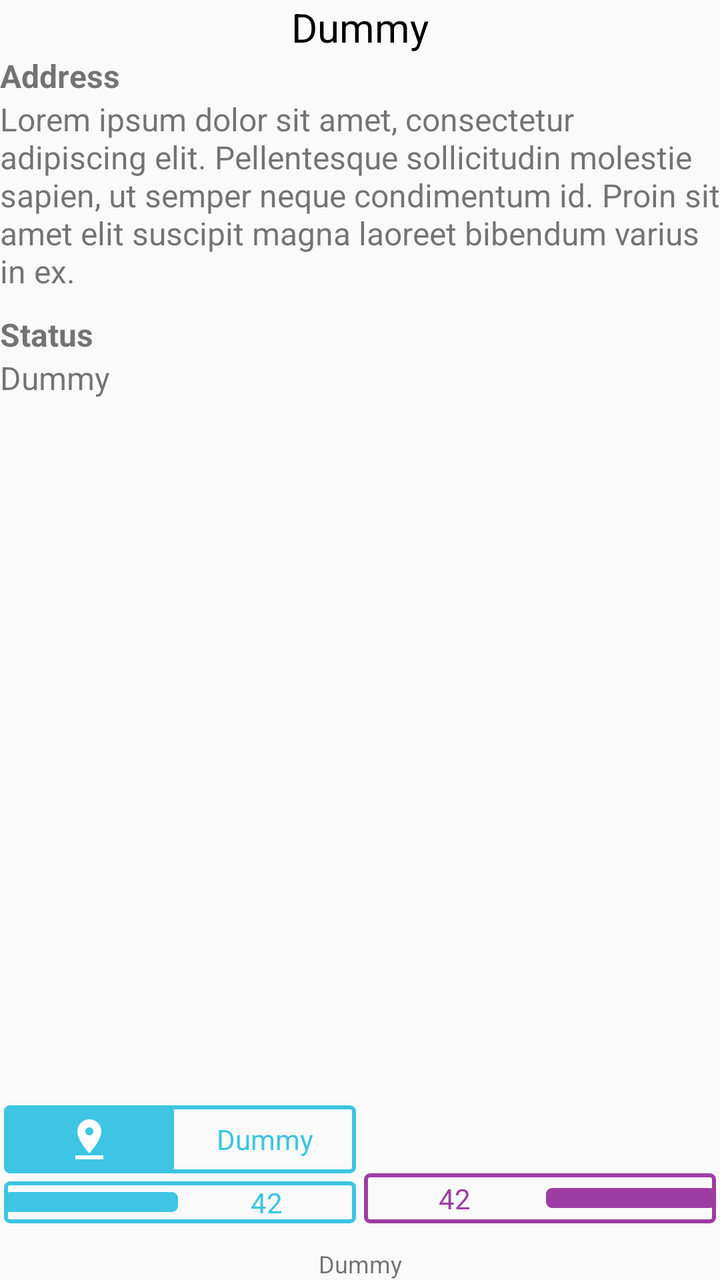
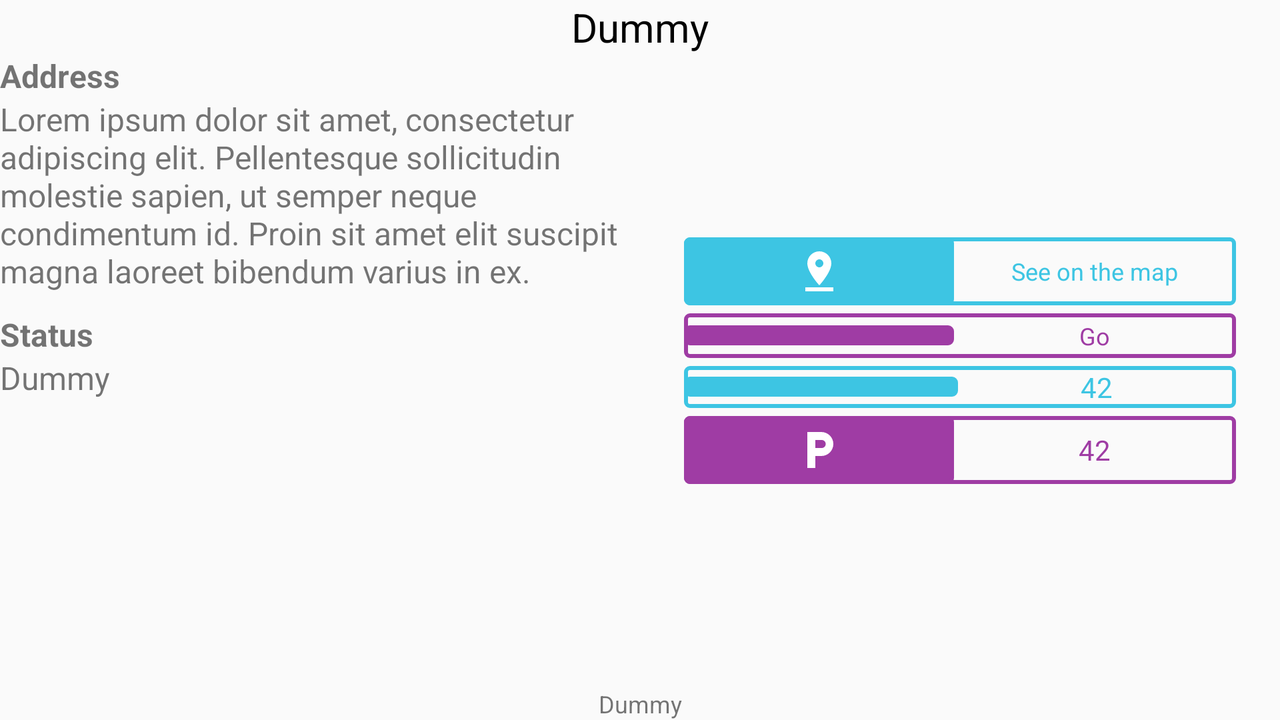

One screen, two layout resources from the same app: the default and the repository's alternative for another configuration. Each is rendered where Android would select it; the XML of both is given below.
<!-- AndroidManifest.xml: application theme AppTheme.NoActionBar -->
<!-- res/layout/fragment_station_details.xml -->
<RelativeLayout xmlns:android="http://schemas.android.com/apk/res/android"
    android:id="@+id/content_layout"
    android:layout_width="match_parent"
    android:layout_height="match_parent"
    android:orientation="vertical">

    <TextView
        android:id="@+id/name"
        android:layout_width="match_parent"
        android:layout_height="wrap_content"
        android:gravity="center"
        android:layout_alignParentTop="true"
        android:layout_alignParentStart="true"
        android:layout_alignParentLeft="true"
        android:textColor="#000000"
        android:text="@string/dummy_short"
        android:textSize="20sp"/>

    <TextView
        android:id="@+id/address_label"
        android:layout_width="match_parent"
        android:layout_height="wrap_content"
        android:layout_below="@id/name"
        android:layout_alignParentStart="true"
        android:layout_alignParentLeft="true"
        android:text="@string/address_label"
        android:textStyle="bold"
        android:textSize="16sp" />

    <TextView
        android:id="@+id/address"
        android:layout_width="match_parent"
        android:layout_height="wrap_content"
        android:layout_below="@id/address_label"
        android:layout_alignParentStart="true"
        android:layout_alignParentLeft="true"
        android:text="@string/dummy_long"
        android:textSize="16sp" />

    <TextView
        android:id="@+id/status_label"
        android:layout_marginTop="10dp"
        android:layout_width="match_parent"
        android:layout_height="wrap_content"
        android:layout_below="@id/address"
        android:layout_alignParentStart="true"
        android:layout_alignParentLeft="true"
        android:text="@string/status_label"
        android:textStyle="bold"
        android:textSize="16sp" />

    <TextView
        android:id="@+id/status"
        android:layout_width="match_parent"
        android:layout_height="wrap_content"
        android:layout_below="@id/status_label"
        android:layout_alignParentStart="true"
        android:layout_alignParentLeft="true"
        android:text="@string/dummy_short"
        android:textSize="16sp" />

    <TextView
        android:id="@+id/last_update"
        android:layout_marginTop="10dp"
        android:layout_width="match_parent"
        android:layout_height="wrap_content"
        android:layout_alignParentBottom="true"
        android:layout_alignParentStart="true"
        android:layout_alignParentLeft="true"
        android:text="@string/dummy_short"
        android:gravity="center"
        android:lines="1"
        android:textSize="12sp" />

    <View
        android:id="@+id/anchor"
        android:layout_centerInParent="true"
        android:layout_width="0dp"
        android:layout_height="0dp" />

    <LinearLayout
        android:id="@+id/layout_stands_available"
        android:layout_width="match_parent"
        android:layout_height="wrap_content"
        android:layout_above="@id/last_update"
        android:layout_alignParentEnd="true"
        android:layout_alignParentRight="true"
        android:layout_toRightOf="@id/anchor"
        android:layout_toEndOf="@id/anchor"
        android:orientation="horizontal"
        android:background="@drawable/background_rounded_purple"
        android:layout_margin="2dp"
        android:gravity="center_vertical" >

        <TextView
            android:id="@+id/available_stands"
            android:layout_margin="3dp"
            android:layout_width="0dp"
            android:layout_weight="1"
            android:gravity="center"
            android:layout_height="wrap_content"
            android:textColor="@color/purple_parking"
            android:text="@string/dummy_number" />

        <ImageView
            android:paddingTop="5dp"
            android:paddingBottom="5dp"
            android:layout_width="0dp"
            android:layout_weight="1"
            android:layout_height="wrap_content"
            android:background="@drawable/background_rounded_purple_full"
            android:src="@drawable/ic_local_parking"
            android:contentDescription="@string/bike_stands_availables_content_desc" />

    </LinearLayout>

    <LinearLayout
        android:id="@+id/layout_bike_available"
        android:layout_above="@id/last_update"
        android:layout_alignParentLeft="true"
        android:layout_alignParentStart="true"
        android:layout_toLeftOf="@id/anchor"
        android:layout_toStartOf="@id/anchor"
        android:layout_margin="2dp"
        android:layout_width="match_parent"
        android:layout_height="wrap_content"
        android:orientation="horizontal"
        android:background="@drawable/background_rounded_blue"
        android:gravity="center_vertical" >

        <ImageView
            android:layout_width="0dp"
            android:layout_weight="1"
            android:layout_height="wrap_content"
            android:paddingTop="5dp"
            android:paddingBottom="5dp"
            android:background="@drawable/background_rounded_blue_full"
            android:src="@drawable/ic_directions_bike"
            android:contentDescription="@string/bike_availables_content_desc" />

        <TextView
            android:id="@+id/available_bikes"
            android:layout_margin="1dp"
            android:layout_width="0dp"
            android:layout_weight="1"
            android:gravity="center"
            android:layout_height="wrap_content"
            android:textColor="@color/blue_bike"
            android:text="@string/dummy_number" />

    </LinearLayout>

    <LinearLayout
        android:id="@+id/test"
        android:layout_above="@id/layout_bike_available"
        android:layout_alignParentLeft="true"
        android:layout_alignParentStart="true"
        android:layout_toLeftOf="@id/anchor"
        android:layout_toStartOf="@id/anchor"
        android:layout_margin="2dp"
        android:layout_width="match_parent"
        android:layout_height="wrap_content"
        android:orientation="horizontal"
        style="@android:style/Widget.Button"
        android:background="@drawable/background_rounded_blue"
        android:gravity="center_vertical">

        <ImageView
            android:layout_width="0dp"
            android:layout_weight="1"
            android:layout_height="wrap_content"
            android:paddingTop="5dp"
            android:paddingBottom="5dp"
            android:background="@drawable/background_rounded_blue_full"
            android:src="@drawable/ic_pin_drop"
            android:contentDescription="@string/bike_availables_content_desc" />

        <TextView
            android:id="@+id/test2"
            android:layout_margin="3dp"
            android:layout_width="0dp"
            android:layout_weight="1"
            android:gravity="center"
            android:layout_height="wrap_content"
            android:textColor="@color/blue_bike"
            android:text="@string/dummy_short" />

    </LinearLayout>

</RelativeLayout>
<!-- resources referenced by this layout -->
<resources>
  <color name="blue_bike">#3dc5e3</color>
  <color name="purple_parking">#9f3ca4</color>
  <!-- drawable background_rounded_blue (drawable) -->
  <?xml version="1.0" encoding="UTF-8"?>
  
  <shape xmlns:android="http://schemas.android.com/apk/res/android">
      <solid android:color="@android:color/transparent"/>
      <stroke android:width="2dip" android:color="@color/blue_bike" />
      <corners android:radius="2dip"/>
      <padding android:left="0dip" android:top="0dip" android:right="0dip" android:bottom="0dip" />
  </shape>
  <!-- drawable background_rounded_blue_full (drawable) -->
  <?xml version="1.0" encoding="UTF-8"?>
  
  <shape xmlns:android="http://schemas.android.com/apk/res/android">
      <solid android:color="@color/blue_bike"/>
      <stroke android:width="2dip" android:color="@color/blue_bike" />
      <corners android:radius="2dip"/>
      <padding android:left="0dip" android:top="0dip" android:right="0dip" android:bottom="0dip" />
  </shape>
  <!-- drawable background_rounded_purple (drawable) -->
  <?xml version="1.0" encoding="UTF-8"?>
  
  <shape xmlns:android="http://schemas.android.com/apk/res/android">
      <solid android:color="@android:color/transparent"/>
      <stroke android:width="2dip" android:color="@color/purple_parking" />
      <corners android:radius="2dip"/>
      <padding android:left="0dip" android:top="0dip" android:right="0dip" android:bottom="0dip" />
  </shape>
  <!-- drawable background_rounded_purple_full (drawable) -->
  <?xml version="1.0" encoding="UTF-8"?>
  
  <shape xmlns:android="http://schemas.android.com/apk/res/android">
      <solid android:color="@color/purple_parking"/>
      <stroke android:width="2dip" android:color="@color/purple_parking" />
      <corners android:radius="2dip"/>
      <padding android:left="0dip" android:top="0dip" android:right="0dip" android:bottom="0dip" />
  </shape>
  <!-- drawable ic_pin_drop (drawable) -->
  <vector android:height="24dp" android:viewportHeight="24.0"
      android:viewportWidth="24.0" android:width="24dp" xmlns:android="http://schemas.android.com/apk/res/android">
      <path android:fillColor="#FFFFFFFF" android:pathData="M18,8c0,-3.31 -2.69,-6 -6,-6S6,4.69 6,8c0,4.5 6,11 6,11s6,-6.5 6,-11zM10,8c0,-1.1 0.9,-2 2,-2s2,0.9 2,2 -0.89,2 -2,2c-1.1,0 -2,-0.9 -2,-2zM5,20v2h14v-2L5,20z"/>
  </vector>
  <string name="address_label">Address</string>
  <string name="bike_availables_content_desc">Bike availables</string>
  <string name="bike_stands_availables_content_desc">Bike stands availables</string>
  <string name="dummy_long" translatable="false">Lorem ipsum dolor sit amet, consectetur adipiscing elit. Pellentesque sollicitudin molestie sapien, ut semper neque condimentum id. Proin sit amet elit suscipit magna laoreet bibendum varius in ex.</string>
  <string name="dummy_number" translatable="false">42</string>
  <string name="dummy_short" translatable="false">Dummy</string>
  <string name="status_label">Status</string>
  <style name="AppTheme.NoActionBar" parent="AppTheme">
          <item name="windowNoTitle">true</item>
      </style>
  <style name="AppTheme" parent="Theme.AppCompat.Light.DarkActionBar">
          <item name="colorPrimary">@color/colorPrimary</item>
          <item name="colorPrimaryDark">@color/colorPrimaryDark</item>
          <item name="colorAccent">@color/colorAccent</item>
      </style>
  <color name="colorPrimary">#3F51B5</color>
  <color name="colorPrimaryDark">#303F9F</color>
  <color name="colorAccent">#3dc5e3</color>
</resources>
<!-- res/layout-land/fragment_station_details.xml (the repository's variant of the layout above) -->
<!-- drawn on the phone turned sideways -->
<RelativeLayout xmlns:android="http://schemas.android.com/apk/res/android"
    android:id="@+id/content_layout"
    android:layout_width="match_parent"
    android:layout_height="match_parent"
    android:orientation="vertical">
    <View
        android:id="@+id/anchor_mid_screen"
        android:layout_width="0dp"
        android:layout_height="0dp"
        android:layout_centerHorizontal="true"
        />

    <TextView
        android:id="@+id/name"
        android:layout_width="match_parent"
        android:layout_height="wrap_content"
        android:gravity="center"
        android:layout_alignParentTop="true"
        android:layout_alignParentStart="true"
        android:layout_alignParentLeft="true"
        android:textColor="#000000"
        android:text="@string/dummy_short"
        android:textSize="20sp"/>

    <TextView
        android:id="@+id/address_label"
        android:layout_width="match_parent"
        android:layout_height="wrap_content"
        android:layout_below="@id/name"
        android:layout_alignParentStart="true"
        android:layout_alignParentLeft="true"
        android:text="@string/address_label"
        android:layout_toLeftOf="@id/anchor_mid_screen"
        android:layout_toStartOf="@id/anchor_mid_screen"
        android:textStyle="bold"
        android:textSize="16sp" />

    <TextView
        android:id="@+id/address"
        android:layout_width="match_parent"
        android:layout_height="wrap_content"
        android:layout_below="@id/address_label"
        android:layout_alignParentStart="true"
        android:layout_alignParentLeft="true"
        android:text="@string/dummy_long"
        android:layout_toLeftOf="@id/anchor_mid_screen"
        android:layout_toStartOf="@id/anchor_mid_screen"
        android:textSize="16sp" />

    <TextView
        android:id="@+id/status_label"
        android:layout_marginTop="10dp"
        android:layout_width="match_parent"
        android:layout_height="wrap_content"
        android:layout_below="@id/address"
        android:layout_alignParentStart="true"
        android:layout_alignParentLeft="true"
        android:layout_toLeftOf="@id/anchor_mid_screen"
        android:layout_toStartOf="@id/anchor_mid_screen"
        android:text="@string/status_label"
        android:textStyle="bold"
        android:textSize="16sp" />

    <TextView
        android:id="@+id/status"
        android:layout_width="match_parent"
        android:layout_height="wrap_content"
        android:layout_below="@id/status_label"
        android:layout_alignParentStart="true"
        android:layout_alignParentLeft="true"
        android:text="@string/dummy_short"
        android:layout_toLeftOf="@id/anchor_mid_screen"
        android:layout_toStartOf="@id/anchor_mid_screen"
        android:textSize="16sp" />

    <TextView
        android:id="@+id/last_update"
        android:layout_marginTop="10dp"
        android:layout_width="match_parent"
        android:layout_height="wrap_content"
        android:layout_alignParentBottom="true"
        android:layout_alignParentStart="true"
        android:layout_alignParentLeft="true"
        android:text="@string/dummy_short"
        android:gravity="center"
        android:lines="1"
        android:textSize="12sp" />


    <RelativeLayout
        android:layout_width="match_parent"
        android:layout_height="match_parent"
        android:layout_toRightOf="@id/anchor_mid_screen"
        android:layout_toEndOf="@id/anchor_mid_screen"
        android:layout_alignParentRight="true"
        android:layout_below="@id/name"
        android:gravity="center"
        android:layout_margin="20dp"
        android:layout_above="@id/last_update"
        android:layout_alignParentEnd="true">


        <LinearLayout
            android:id="@+id/layout_bike_available"
            android:layout_alignParentLeft="true"
            android:layout_alignParentStart="true"
            android:layout_toLeftOf="@id/anchor"
            android:layout_toStartOf="@id/anchor"
            android:layout_margin="2dp"
            android:layout_above="@id/layout_stands_available"
            android:layout_width="match_parent"
            android:layout_height="wrap_content"
            android:orientation="horizontal"
            android:background="@drawable/background_rounded_blue"
            android:gravity="center_vertical" >

            <ImageView
                android:layout_width="0dp"
                android:layout_weight="1"
                android:layout_height="wrap_content"
                android:paddingTop="5dp"
                android:paddingBottom="5dp"
                android:background="@drawable/background_rounded_blue_full"
                android:src="@drawable/ic_bike"
                android:contentDescription="@string/bike_availables_content_desc" />

            <TextView
                android:id="@+id/available_bikes"
                android:layout_margin="1dp"
                android:layout_width="0dp"
                android:layout_weight="1"
                android:gravity="center"
                android:layout_height="wrap_content"
                android:textColor="@color/blue_bike"
                android:text="@string/dummy_number" />

        </LinearLayout>

        <LinearLayout
            android:id="@+id/layout_stands_available"
            android:layout_width="match_parent"
            android:layout_height="wrap_content"
            android:layout_alignParentEnd="true"
            android:layout_alignParentRight="true"
            android:layout_toRightOf="@id/anchor"
            android:layout_toEndOf="@id/anchor"
            android:orientation="horizontal"
            android:background="@drawable/background_rounded_purple"
            android:layout_margin="2dp"
            android:gravity="center_vertical" >

            <ImageView
                android:paddingTop="5dp"
                android:paddingBottom="5dp"
                android:layout_width="0dp"
                android:layout_weight="1"
                android:layout_height="wrap_content"
                android:background="@drawable/background_rounded_purple_full"
                android:src="@drawable/ic_stands"
                android:contentDescription="@string/bike_stands_availables_content_desc" />

            <TextView
                android:id="@+id/available_stands"
                android:layout_margin="3dp"
                android:layout_width="0dp"
                android:layout_weight="1"
                android:gravity="center"
                android:layout_height="wrap_content"
                android:textColor="@color/purple_parking"
                android:text="@string/dummy_number" />


        </LinearLayout>

        <LinearLayout
            android:id="@+id/show_map"
            android:layout_above="@id/show_directions"
            android:layout_alignParentLeft="true"
            android:layout_alignParentStart="true"
            android:layout_toLeftOf="@id/anchor"
            android:layout_toStartOf="@id/anchor"
            android:layout_margin="2dp"
            android:layout_width="match_parent"
            android:layout_height="wrap_content"
            android:orientation="horizontal"
            style="@android:style/Widget.Button"
            android:background="@drawable/background_rounded_blue"
            android:clickable="true"
            android:gravity="center_vertical">

            <ImageView
                android:layout_width="0dp"
                android:layout_weight="1"
                android:layout_height="wrap_content"
                android:paddingTop="5dp"
                android:paddingBottom="5dp"
                android:background="@drawable/background_rounded_blue_full"
                android:src="@drawable/ic_pin_drop"
                android:contentDescription="@string/bike_availables_content_desc" />

            <TextView
                android:layout_margin="3dp"
                android:layout_width="0dp"
                android:layout_weight="1"
                android:gravity="center"
                android:layout_height="wrap_content"
                android:textColor="@color/blue_bike"
                android:textSize="12sp"
                android:text="See on the map" />

        </LinearLayout>

        <LinearLayout
            android:id="@+id/show_directions"
            android:layout_above="@id/layout_bike_available"
            android:layout_alignParentEnd="true"
            android:layout_alignParentRight="true"
            android:layout_toRightOf="@id/anchor"
            android:layout_toEndOf="@id/anchor"
            android:layout_margin="2dp"
            android:layout_width="match_parent"
            android:layout_height="wrap_content"
            android:orientation="horizontal"
            style="@android:style/Widget.Button"
            android:background="@drawable/background_rounded_purple"
            android:clickable="true"
            android:gravity="center_vertical">

            <ImageView
                android:layout_width="0dp"
                android:layout_weight="1"
                android:layout_height="wrap_content"
                android:paddingTop="5dp"
                android:paddingBottom="5dp"
                android:background="@drawable/background_rounded_purple_full"
                android:src="@drawable/ic_directions"
                android:contentDescription="@string/bike_availables_content_desc" />

            <TextView
                android:layout_margin="3dp"
                android:layout_width="0dp"
                android:layout_weight="1"
                android:gravity="center"
                android:layout_height="wrap_content"
                android:textColor="@color/purple_parking"
                android:textSize="12sp"
                android:text="Go" />


        </LinearLayout>

    </RelativeLayout>

</RelativeLayout>
<!-- resources referenced by the variant -->
<!-- as the phone turned sideways resolves them -->
<resources>
  <color name="blue_bike">#3dc5e3</color>
  <color name="purple_parking">#9f3ca4</color>
  <!-- drawable background_rounded_blue (drawable) -->
  <?xml version="1.0" encoding="UTF-8"?>
  
  <shape xmlns:android="http://schemas.android.com/apk/res/android">
      <solid android:color="@android:color/transparent"/>
      <stroke android:width="2dip" android:color="@color/blue_bike" />
      <corners android:radius="2dip"/>
      <padding android:left="0dip" android:top="0dip" android:right="0dip" android:bottom="0dip" />
  </shape>
  <!-- drawable background_rounded_blue_full (drawable) -->
  <?xml version="1.0" encoding="UTF-8"?>
  
  <shape xmlns:android="http://schemas.android.com/apk/res/android">
      <solid android:color="@color/blue_bike"/>
      <stroke android:width="2dip" android:color="@color/blue_bike" />
      <corners android:radius="2dip"/>
      <padding android:left="0dip" android:top="0dip" android:right="0dip" android:bottom="0dip" />
  </shape>
  <!-- drawable background_rounded_purple (drawable) -->
  <?xml version="1.0" encoding="UTF-8"?>
  
  <shape xmlns:android="http://schemas.android.com/apk/res/android">
      <solid android:color="@android:color/transparent"/>
      <stroke android:width="2dip" android:color="@color/purple_parking" />
      <corners android:radius="2dip"/>
      <padding android:left="0dip" android:top="0dip" android:right="0dip" android:bottom="0dip" />
  </shape>
  <!-- drawable background_rounded_purple_full (drawable) -->
  <?xml version="1.0" encoding="UTF-8"?>
  
  <shape xmlns:android="http://schemas.android.com/apk/res/android">
      <solid android:color="@color/purple_parking"/>
      <stroke android:width="2dip" android:color="@color/purple_parking" />
      <corners android:radius="2dip"/>
      <padding android:left="0dip" android:top="0dip" android:right="0dip" android:bottom="0dip" />
  </shape>
  <!-- drawable ic_pin_drop (drawable) -->
  <vector android:height="24dp" android:viewportHeight="24.0"
      android:viewportWidth="24.0" android:width="24dp" xmlns:android="http://schemas.android.com/apk/res/android">
      <path android:fillColor="#FFFFFFFF" android:pathData="M18,8c0,-3.31 -2.69,-6 -6,-6S6,4.69 6,8c0,4.5 6,11 6,11s6,-6.5 6,-11zM10,8c0,-1.1 0.9,-2 2,-2s2,0.9 2,2 -0.89,2 -2,2c-1.1,0 -2,-0.9 -2,-2zM5,20v2h14v-2L5,20z"/>
  </vector>
  <!-- drawable ic_stands (drawable) -->
  <vector android:height="24dp" android:viewportHeight="24.0"
      android:viewportWidth="24.0" android:width="24dp" xmlns:android="http://schemas.android.com/apk/res/android">
      <path android:fillColor="#FFFFFFFF" android:pathData="M13,3L6,3v18h4v-6h3c3.31,0 6,-2.69 6,-6s-2.69,-6 -6,-6zM13.2,11L10,11L10,7h3.2c1.1,0 2,0.9 2,2s-0.9,2 -2,2z"/>
  </vector>
  <string name="address_label">Address</string>
  <string name="bike_availables_content_desc">Bike availables</string>
  <string name="bike_stands_availables_content_desc">Bike stands availables</string>
  <string name="dummy_long" translatable="false">Lorem ipsum dolor sit amet, consectetur adipiscing elit. Pellentesque sollicitudin molestie sapien, ut semper neque condimentum id. Proin sit amet elit suscipit magna laoreet bibendum varius in ex.</string>
  <string name="dummy_number" translatable="false">42</string>
  <string name="dummy_short" translatable="false">Dummy</string>
  <string name="status_label">Status</string>
  <style name="AppTheme.NoActionBar" parent="AppTheme">
          <item name="windowNoTitle">true</item>
      </style>
  <style name="AppTheme" parent="Theme.AppCompat.Light.DarkActionBar">
          <item name="colorPrimary">@color/colorPrimary</item>
          <item name="colorPrimaryDark">@color/colorPrimaryDark</item>
          <item name="colorAccent">@color/colorAccent</item>
      </style>
  <color name="colorPrimary">#3F51B5</color>
  <color name="colorPrimaryDark">#303F9F</color>
  <color name="colorAccent">#3dc5e3</color>
</resources>
